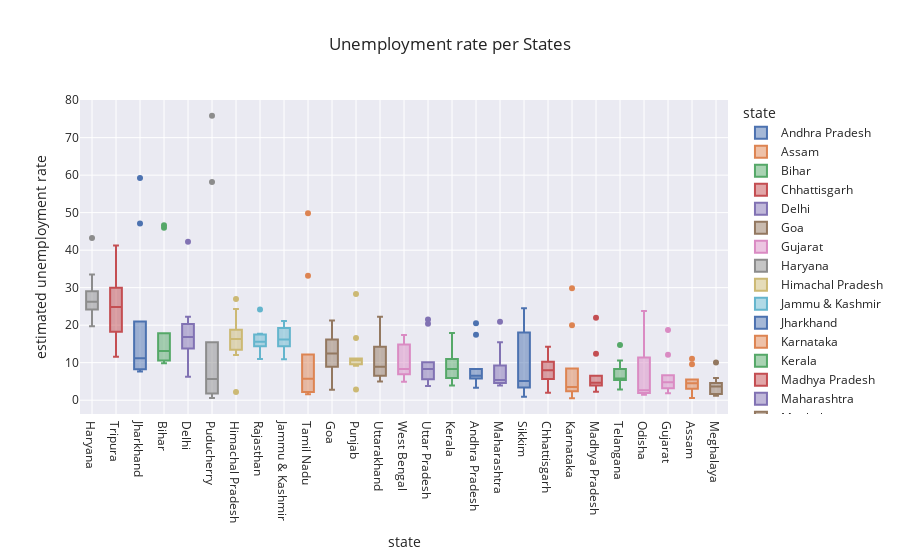

Write notebook code for a chart like this one.
### Code cell
#Boxplot of Unemployment rate per States
fig = px.box(data, x='state', y='estimated unemployment rate', color='state', title='Unemployment rate per States', template='seaborn')

# Updating the x-axis category order to be in descending total
fig.update_layout(xaxis={'categoryorder': 'total descending'})
fig.show()

### Figure 1 — Plotly figure (JSON) as saved in the notebook; plotly's stock layout.template omitted (floating-point values rounded to 4 significant figures)
{"data": [{"alignmentgroup": "True", "hovertemplate": "state=%{x}<br>estimated unemployment rate=%{y}<extra></extra>", "legendgroup": "Andhra Pradesh", "marker": {"color": "rgb(76,114,176)"}, "name": "Andhra Pradesh", "notched": false, "offsetgroup": "Andhra Pradesh", "orientation": "v", "showlegend": true, "type": "box", "x": ["Andhra Pradesh", "Andhra Pradesh", "Andhra Pradesh", "Andhra Pradesh", "Andhra Pradesh", "Andhra Pradesh", "Andhra Pradesh", "Andhra Pradesh", "Andhra Pradesh", "Andhra Pradesh"], "x0": " ", "xaxis": "x", "y": [5.48, 5.83, 5.79, 20.51, 17.43, 3.31, 8.34, 6.96, 6.4, 6.59], "y0": " ", "yaxis": "y"}, {"alignmentgroup": "True", "hovertemplate": "state=%{x}<br>estimated unemployment rate=%{y}<extra></extra>", "legendgroup": "Assam", "marker": {"color": "rgb(221,132,82)"}, "name": "Assam", "notched": false, "offsetgroup": "Assam", "orientation": "v", "showlegend": true, "type": "box", "x": ["Assam", "Assam", "Assam", "Assam", "Assam", "Assam", "Assam", "Assam", "Assam", "Assam"], "x0": " ", "xaxis": "x", "y": [4.66, 4.41, 4.77, 11.06, 9.55, 0.6, 3.77, 5.53, 1.19, 3.02], "y0": " ", "yaxis": "y"}, {"alignmentgroup": "True", "hovertemplate": "state=%{x}<br>estimated unemployment rate=%{y}<extra></extra>", "legendgroup": "Bihar", "marker": {"color": "rgb(85,168,104)"}, "name": "Bihar", "notched": false, "offsetgroup": "Bihar", "orientation": "v", "showlegend": true, "type": "box", "x": ["Bihar", "Bihar", "Bihar", "Bihar", "Bihar", "Bihar", "Bihar", "Bihar", "Bihar", "Bihar"], "x0": " ", "xaxis": "x", "y": [10.61, 10.29, 15.43, 46.64, 45.96, 17.82, 12.79, 13.44, 11.91, 9.82], "y0": " ", "yaxis": "y"}, {"alignmentgroup": "True", "hovertemplate": "state=%{x}<br>estimated unemployment rate=%{y}<extra></extra>", "legendgroup": "Chhattisgarh", "marker": {"color": "rgb(196,78,82)"}, "name": "Chhattisgarh", "notched": false, "offsetgroup": "Chhattisgarh", "orientation": "v", "showlegend": true, "type": "box", "x": ["Chhattisgarh", "Chhattisgarh", "Chhattisgarh", "Chhattisgarh", "Chhattisgarh", "Chhattisgarh", "Chhattisgarh", "Chhattisgarh", "Chhattisgarh", "Chhattisgarh"], "x0": " ", "xaxis": "x", "y": [9.65, 8.38, 7.54, 3.41, 10.5, 14.23, 10.27, 5.63, 1.96, 6.62], "y0": " ", "yaxis": "y"}, {"alignmentgroup": "True", "hovertemplate": "state=%{x}<br>estimated unemployment rate=%{y}<extra></extra>", "legendgroup": "Delhi", "marker": {"color": "rgb(129,114,179)"}, "name": "Delhi", "notched": false, "offsetgroup": "Delhi", "orientation": "v", "showlegend": true, "type": "box", "x": ["Delhi", "Delhi", "Delhi", "Delhi", "Delhi", "Delhi", "Delhi", "Delhi", "Delhi", "Delhi"], "x0": " ", "xaxis": "x", "y": [22.23, 14.84, 17.04, 16.68, 42.27, 18.19, 20.3, 13.79, 12.53, 6.27], "y0": " ", "yaxis": "y"}, {"alignmentgroup": "True", "hovertemplate": "state=%{x}<br>estimated unemployment rate=%{y}<extra></extra>", "legendgroup": "Goa", "marker": {"color": "rgb(147,120,96)"}, "name": "Goa", "notched": false, "offsetgroup": "Goa", "orientation": "v", "showlegend": true, "type": "box", "x": ["Goa", "Goa", "Goa", "Goa", "Goa", "Goa", "Goa", "Goa", "Goa", "Goa"], "x0": " ", "xaxis": "x", "y": [8.89, 2.81, 5.25, 13.31, 21.25, 9.96, 17.07, 16.21, 15.38, 11.54], "y0": " ", "yaxis": "y"}, {"alignmentgroup": "True", "hovertemplate": "state=%{x}<br>estimated unemployment rate=%{y}<extra></extra>", "legendgroup": "Gujarat", "marker": {"color": "rgb(218,139,195)"}, "name": "Gujarat", "notched": false, "offsetgroup": "Gujarat", "orientation": "v", "showlegend": true, "type": "box", "x": ["Gujarat", "Gujarat", "Gujarat", "Gujarat", "Gujarat", "Gujarat", "Gujarat", "Gujarat", "Gujarat", "Gujarat"], "x0": " ", "xaxis": "x", "y": [5.54, 6.38, 6.66, 18.71, 12.11, 3.2, 1.84, 1.87, 3.42, 4.03], "y0": " ", "yaxis": "y"}, {"alignmentgroup": "True", "hovertemplate": "state=%{x}<br>estimated unemployment rate=%{y}<extra></extra>", "legendgroup": "Haryana", "marker": {"color": "rgb(140,140,140)"}, "name": "Haryana", "notched": false, "offsetgroup": "Haryana", "orientation": "v", "showlegend": true, "type": "box", "x": ["Haryana", "Haryana", "Haryana", "Haryana", "Haryana", "Haryana", "Haryana", "Haryana", "Haryana", "Haryana"], "x0": " ", "xaxis": "x", "y": [20.34, 25.77, 25.05, 43.22, 29.02, 26.7, 24.18, 33.5, 19.68, 27.31], "y0": " ", "yaxis": "y"}, {"alignmentgroup": "True", "hovertemplate": "state=%{x}<br>estimated unemployment rate=%{y}<extra></extra>", "legendgroup": "Himachal Pradesh", "marker": {"color": "rgb(204,185,116)"}, "name": "Himachal Pradesh", "notched": false, "offsetgroup": "Himachal Pradesh", "orientation": "v", "showlegend": true, "type": "box", "x": ["Himachal Pradesh", "Himachal Pradesh", "Himachal Pradesh", "Himachal Pradesh", "Himachal Pradesh", "Himachal Pradesh", "Himachal Pradesh", "Himachal Pradesh", "Himachal Pradesh", "Himachal Pradesh"], "x0": " ", "xaxis": "x", "y": [16.83, 16.84, 18.76, 2.2, 26.95, 13.47, 24.31, 15.79, 12.04, 13.46], "y0": " ", "yaxis": "y"}, {"alignmentgroup": "True", "hovertemplate": "state=%{x}<br>estimated unemployment rate=%{y}<extra></extra>", "legendgroup": "Jammu & Kashmir", "marker": {"color": "rgb(100,181,205)"}, "name": "Jammu & Kashmir", "notched": false, "offsetgroup": "Jammu & Kashmir", "orientation": "v", "showlegend": true, "type": "box", "x": ["Jammu & Kashmir", "Jammu & Kashmir", "Jammu & Kashmir", "Jammu & Kashmir", "Jammu & Kashmir", "Jammu & Kashmir", "Jammu & Kashmir", "Jammu & Kashmir", "Jammu & Kashmir"], "x0": " ", "xaxis": "x", "y": [21.08, 20.78, 15.5, 18.74, 17.92, 10.88, 11.09, 16.17, 16.14], "y0": " ", "yaxis": "y"}, {"alignmentgroup": "True", "hovertemplate": "state=%{x}<br>estimated unemployment rate=%{y}<extra></extra>", "legendgroup": "Jharkhand", "marker": {"color": "rgb(76,114,176)"}, "name": "Jharkhand", "notched": false, "offsetgroup": "Jharkhand", "orientation": "v", "showlegend": true, "type": "box", "x": ["Jharkhand", "Jharkhand", "Jharkhand", "Jharkhand", "Jharkhand", "Jharkhand", "Jharkhand", "Jharkhand", "Jharkhand", "Jharkhand"], "x0": " ", "xaxis": "x", "y": [10.61, 11.85, 8.23, 47.09, 59.23, 20.95, 7.63, 9.76, 8.24, 11.8], "y0": " ", "yaxis": "y"}, {"alignmentgroup": "True", "hovertemplate": "state=%{x}<br>estimated unemployment rate=%{y}<extra></extra>", "legendgroup": "Karnataka", "marker": {"color": "rgb(221,132,82)"}, "name": "Karnataka", "notched": false, "offsetgroup": "Karnataka", "orientation": "v", "showlegend": true, "type": "box", "x": ["Karnataka", "Karnataka", "Karnataka", "Karnataka", "Karnataka", "Karnataka", "Karnataka", "Karnataka", "Karnataka", "Karnataka"], "x0": " ", "xaxis": "x", "y": [2.86, 3.61, 3.46, 29.84, 19.97, 8.44, 4.01, 0.5, 2.41, 1.58], "y0": " ", "yaxis": "y"}, {"alignmentgroup": "True", "hovertemplate": "state=%{x}<br>estimated unemployment rate=%{y}<extra></extra>", "legendgroup": "Kerala", "marker": {"color": "rgb(85,168,104)"}, "name": "Kerala", "notched": false, "offsetgroup": "Kerala", "orientation": "v", "showlegend": true, "type": "box", "x": ["Kerala", "Kerala", "Kerala", "Kerala", "Kerala", "Kerala", "Kerala", "Kerala", "Kerala", "Kerala"], "x0": " ", "xaxis": "x", "y": [5.31, 7.6, 8.99, 16.99, 17.88, 9.71, 7.09, 10.98, 5.91, 3.88], "y0": " ", "yaxis": "y"}, {"alignmentgroup": "True", "hovertemplate": "state=%{x}<br>estimated unemployment rate=%{y}<extra></extra>", "legendgroup": "Madhya Pradesh", "marker": {"color": "rgb(196,78,82)"}, "name": "Madhya Pradesh", "notched": false, "offsetgroup": "Madhya Pradesh", "orientation": "v", "showlegend": true, "type": "box", "x": ["Madhya Pradesh", "Madhya Pradesh", "Madhya Pradesh", "Madhya Pradesh", "Madhya Pradesh", "Madhya Pradesh", "Madhya Pradesh", "Madhya Pradesh", "Madhya Pradesh", "Madhya Pradesh"], "x0": " ", "xaxis": "x", "y": [4.11, 4.57, 2.22, 12.36, 21.98, 6.48, 5.08, 4.7, 3.91, 3.13], "y0": " ", "yaxis": "y"}, {"alignmentgroup": "True", "hovertemplate": "state=%{x}<br>estimated unemployment rate=%{y}<extra></extra>", "legendgroup": "Maharashtra", "marker": {"color": "rgb(129,114,179)"}, "name": "Maharashtra", "notched": false, "offsetgroup": "Maharashtra", "orientation": "v", "showlegend": true, "type": "box", "x": ["Maharashtra", "Maharashtra", "Maharashtra", "Maharashtra", "Maharashtra", "Maharashtra", "Maharashtra", "Maharashtra", "Maharashtra", "Maharashtra"], "x0": " ", "xaxis": "x", "y": [4.95, 4.69, 5.79, 20.9, 15.46, 9.23, 3.89, 6.23, 4.55, 4.1], "y0": " ", "yaxis": "y"}, {"alignmentgroup": "True", "hovertemplate": "state=%{x}<br>estimated unemployment rate=%{y}<extra></extra>", "legendgroup": "Meghalaya", "marker": {"color": "rgb(147,120,96)"}, "name": "Meghalaya", "notched": false, "offsetgroup": "Meghalaya", "orientation": "v", "showlegend": true, "type": "box", "x": ["Meghalaya", "Meghalaya", "Meghalaya", "Meghalaya", "Meghalaya", "Meghalaya", "Meghalaya", "Meghalaya", "Meghalaya", "Meghalaya"], "x0": " ", "xaxis": "x", "y": [1.66, 3.59, 1.58, 10.03, 5.92, 1.15, 2.1, 3.74, 4.29, 4.6], "y0": " ", "yaxis": "y"}, {"alignmentgroup": "True", "hovertemplate": "state=%{x}<br>estimated unemployment rate=%{y}<extra></extra>", "legendgroup": "Odisha", "marker": {"color": "rgb(218,139,195)"}, "name": "Odisha", "notched": false, "offsetgroup": "Odisha", "orientation": "v", "showlegend": true, "type": "box", "x": ["Odisha", "Odisha", "Odisha", "Odisha", "Odisha", "Odisha", "Odisha", "Odisha", "Odisha", "Odisha"], "x0": " ", "xaxis": "x", "y": [1.9, 3.12, 13.08, 23.76, 11.41, 3.77, 1.88, 1.42, 2.1, 2.18], "y0": " ", "yaxis": "y"}, {"alignmentgroup": "True", "hovertemplate": "state=%{x}<br>estimated unemployment rate=%{y}<extra></extra>", "legendgroup": "Puducherry", "marker": {"color": "rgb(140,140,140)"}, "name": "Puducherry", "notched": false, "offsetgroup": "Puducherry", "orientation": "v", "showlegend": true, "type": "box", "x": ["Puducherry", "Puducherry", "Puducherry", "Puducherry", "Puducherry", "Puducherry", "Puducherry", "Puducherry", "Puducherry", "Puducherry"], "x0": " ", "xaxis": "x", "y": [0.58, 1.76, 1.2, 75.85, 58.19, 4.24, 15.47, 5.05, 10.9, 6.18], "y0": " ", "yaxis": "y"}, {"alignmentgroup": "True", "hovertemplate": "state=%{x}<br>estimated unemployment rate=%{y}<extra></extra>", "legendgroup": "Punjab", "marker": {"color": "rgb(204,185,116)"}, "name": "Punjab", "notched": false, "offsetgroup": "Punjab", "orientation": "v", "showlegend": true, "type": "box", "x": ["Punjab", "Punjab", "Punjab", "Punjab", "Punjab", "Punjab", "Punjab", "Punjab", "Punjab", "Punjab"], "x0": " ", "xaxis": "x", "y": [11.11, 10.97, 10.32, 2.86, 28.33, 16.55, 9.19, 10.99, 9.61, 9.88], "y0": " ", "yaxis": "y"}, {"alignmentgroup": "True", "hovertemplate": "state=%{x}<br>estimated unemployment rate=%{y}<extra></extra>", "legendgroup": "Rajasthan", "marker": {"color": "rgb(100,181,205)"}, "name": "Rajasthan", "notched": false, "offsetgroup": "Rajasthan", "orientation": "v", "showlegend": true, "type": "box", "x": ["Rajasthan", "Rajasthan", "Rajasthan", "Rajasthan", "Rajasthan", "Rajasthan", "Rajasthan", "Rajasthan", "Rajasthan", "Rajasthan"], "x0": " ", "xaxis": "x", "y": [10.97, 15.16, 11.9, 17.7, 15.74, 14.39, 15.81, 17.51, 15.35, 24.15], "y0": " ", "yaxis": "y"}, {"alignmentgroup": "True", "hovertemplate": "state=%{x}<br>estimated unemployment rate=%{y}<extra></extra>", "legendgroup": "Sikkim", "marker": {"color": "rgb(76,114,176)"}, "name": "Sikkim", "notched": false, "offsetgroup": "Sikkim", "orientation": "v", "showlegend": true, "type": "box", "x": ["Sikkim", "Sikkim", "Sikkim", "Sikkim", "Sikkim", "Sikkim", "Sikkim", "Sikkim"], "x0": " ", "xaxis": "x", "y": [23.57, 2.28, 24.51, 4.46, 4.45, 12.49, 5.7, 0.88], "y0": " ", "yaxis": "y"}, {"alignmentgroup": "True", "hovertemplate": "state=%{x}<br>estimated unemployment rate=%{y}<extra></extra>", "legendgroup": "Tamil Nadu", "marker": {"color": "rgb(221,132,82)"}, "name": "Tamil Nadu", "notched": false, "offsetgroup": "Tamil Nadu", "orientation": "v", "showlegend": true, "type": "box", "x": ["Tamil Nadu", "Tamil Nadu", "Tamil Nadu", "Tamil Nadu", "Tamil Nadu", "Tamil Nadu", "Tamil Nadu", "Tamil Nadu", "Tamil Nadu", "Tamil Nadu"], "x0": " ", "xaxis": "x", "y": [1.57, 2.09, 6.4, 49.83, 33.16, 12.2, 6.81, 2.65, 5, 2.16], "y0": " ", "yaxis": "y"}, {"alignmentgroup": "True", "hovertemplate": "state=%{x}<br>estimated unemployment rate=%{y}<extra></extra>", "legendgroup": "Telangana", "marker": {"color": "rgb(85,168,104)"}, "name": "Telangana", "notched": false, "offsetgroup": "Telangana", "orientation": "v", "showlegend": true, "type": "box", "x": ["Telangana", "Telangana", "Telangana", "Telangana", "Telangana", "Telangana", "Telangana", "Telangana", "Telangana", "Telangana"], "x0": " ", "xaxis": "x", "y": [5.49, 8.29, 5.77, 6.25, 14.7, 10.55, 5.36, 5.79, 3.27, 2.86], "y0": " ", "yaxis": "y"}, {"alignmentgroup": "True", "hovertemplate": "state=%{x}<br>estimated unemployment rate=%{y}<extra></extra>", "legendgroup": "Tripura", "marker": {"color": "rgb(196,78,82)"}, "name": "Tripura", "notched": false, "offsetgroup": "Tripura", "orientation": "v", "showlegend": true, "type": "box", "x": ["Tripura", "Tripura", "Tripura", "Tripura", "Tripura", "Tripura", "Tripura", "Tripura", "Tripura", "Tripura"], "x0": " ", "xaxis": "x", "y": [32.67, 28.4, 29.95, 41.23, 21.51, 21.71, 18.24, 27.92, 17.35, 11.57], "y0": " ", "yaxis": "y"}, {"alignmentgroup": "True", "hovertemplate": "state=%{x}<br>estimated unemployment rate=%{y}<extra></extra>", "legendgroup": "Uttar Pradesh", "marker": {"color": "rgb(129,114,179)"}, "name": "Uttar Pradesh", "notched": false, "offsetgroup": "Uttar Pradesh", "orientation": "v", "showlegend": true, "type": "box", "x": ["Uttar Pradesh", "Uttar Pradesh", "Uttar Pradesh", "Uttar Pradesh", "Uttar Pradesh", "Uttar Pradesh", "Uttar Pradesh", "Uttar Pradesh", "Uttar Pradesh", "Uttar Pradesh"], "x0": " ", "xaxis": "x", "y": [7.58, 8.98, 10.11, 21.54, 20.41, 9.47, 5.56, 5.79, 4.18, 3.75], "y0": " ", "yaxis": "y"}, {"alignmentgroup": "True", "hovertemplate": "state=%{x}<br>estimated unemployment rate=%{y}<extra></extra>", "legendgroup": "Uttarakhand", "marker": {"color": "rgb(147,120,96)"}, "name": "Uttarakhand", "notched": false, "offsetgroup": "Uttarakhand", "orientation": "v", "showlegend": true, "type": "box", "x": ["Uttarakhand", "Uttarakhand", "Uttarakhand", "Uttarakhand", "Uttarakhand", "Uttarakhand", "Uttarakhand", "Uttarakhand", "Uttarakhand", "Uttarakhand"], "x0": " ", "xaxis": "x", "y": [5.49, 4.99, 19.85, 6.48, 8.01, 8.61, 12.38, 14.26, 22.26, 9.23], "y0": " ", "yaxis": "y"}, {"alignmentgroup": "True", "hovertemplate": "state=%{x}<br>estimated unemployment rate=%{y}<extra></extra>", "legendgroup": "West Bengal", "marker": {"color": "rgb(218,139,195)"}, "name": "West Bengal", "notched": false, "offsetgroup": "West Bengal", "orientation": "v", "showlegend": true, "type": "box", "x": ["West Bengal", "West Bengal", "West Bengal", "West Bengal", "West Bengal", "West Bengal", "West Bengal", "West Bengal", "West Bengal", "West Bengal"], "x0": " ", "xaxis": "x", "y": [6.94, 4.92, 6.92, 17.41, 17.41, 7.29, 6.83, 14.87, 9.35, 9.98], "y0": " ", "yaxis": "y"}], "layout": {"boxmode": "overlay", "legend": {"title": {"text": "state"}, "tracegroupgap": 0}, "title": {"text": "Unemployment rate per States"}, "xaxis": {"anchor": "y", "categoryarray": ["Andhra Pradesh", "Assam", "Bihar", "Chhattisgarh", "Delhi", "Goa", "Gujarat", "Haryana", "Himachal Pradesh", "Jammu & Kashmir", "Jharkhand", "Karnataka", "Kerala", "Madhya Pradesh", "Maharashtra", "Meghalaya", "Odisha", "Puducherry", "Punjab", "Rajasthan", "Sikkim", "Tamil Nadu", "Telangana", "Tripura", "Uttar Pradesh", "Uttarakhand", "West Bengal"], "categoryorder": "total descending", "domain": [0, 1], "title": {"text": "state"}}, "yaxis": {"anchor": "x", "domain": [0, 1], "title": {"text": "estimated unemployment rate"}}}}
